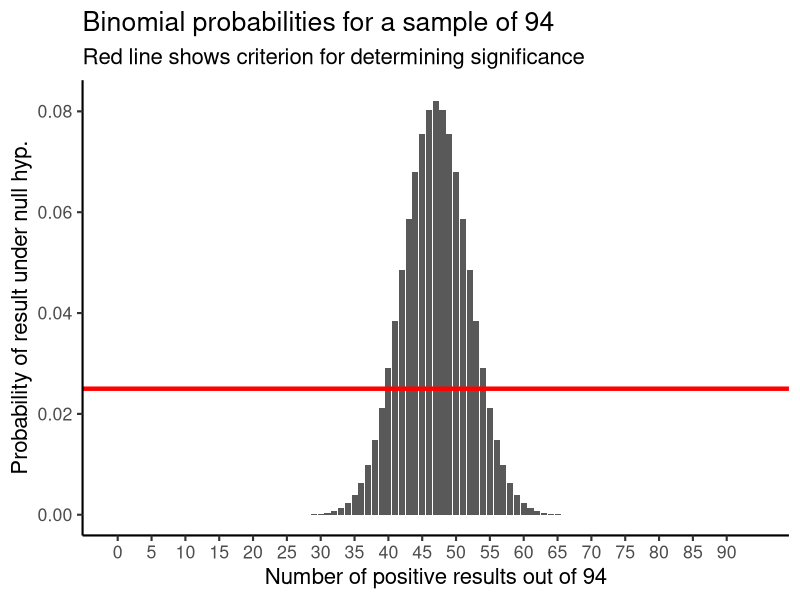

Write R code to recreate this figure.
library(tidyverse)

# how many events
e <- 94

# alpha rate
# for 10%, set to 0.05 (two-tailed)
# for 5%, set to 0.025 (two-tailed)
# for 1%, set to 0.005 (two-tailed)
# for 0.1%, set to 0.0025 (two-tailed)
a <- 0.025

# what are the binomial probabilities of X events
# out of e, with a probability of 0.5
bin_probs = dbinom(0:e, e, .5)

# plot of probability of different results
ggplot() +
  geom_col(aes(x = 0:e, y = bin_probs)) +
  scale_x_continuous(breaks = seq(0,e,5)) +
  labs(title = str_c("Binomial probabilities for a sample of ", e),
       subtitle = "Red line shows criterion for determining significance",
       y = "Probability of result under null hyp.",
       x = str_c("Number of positive results out of ", e)) +
  geom_hline(yintercept = a,
             colour = "red",
             size = 1.5) +
  #geom_label(aes(x = 0:e, y = -.005, label = round(bin_probs,3)),
            #colour = "blue") +
  theme_classic(base_size = 16)


